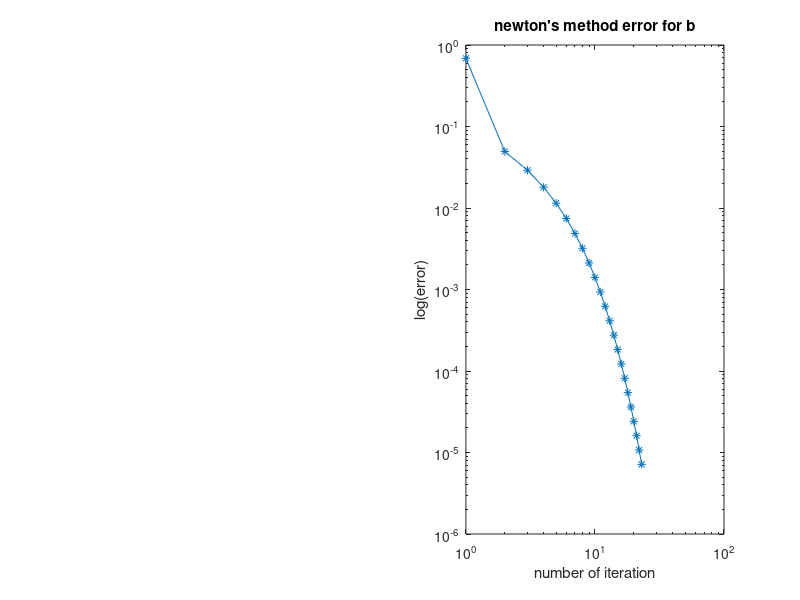

The MATLAB source for this figure:
clc
clear all
b=@(z)exp(6*z)+3*((log(2))^2)*exp(2*z)-log(8)*exp(4*z)-(log(2))^3
db=@(z)6*exp(6*z)-4*log(8)*exp(4*z)+6*log(2)^2*exp(2*z)

N=100;
TOL=10^-5;
t=1;
z=-1;
errb=[];


while(t<=N)
   zn(t)=z-(b(z)/db(z))
   errb(t)=abs(zn(t)-z)
   if(errb(t)<=TOL||errb(t)==0)
      disp(t)
      disp(z)
      break;
   end
   z=zn(t)
   t++
end

subplot(1,2,2)
loglog(1:length(errb),(errb),'*-')
axis on 
title("newton's method error for b")
xlabel('number of iteration')
ylabel('log(error)')
